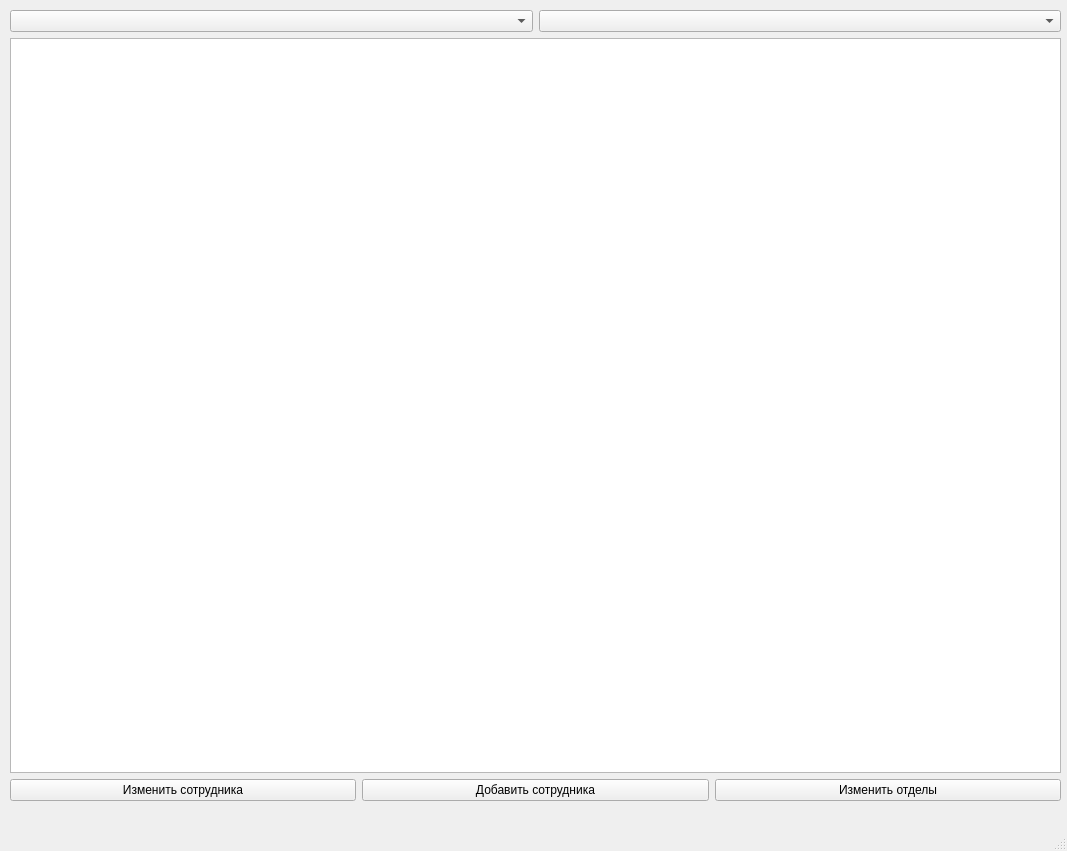
<?xml version="1.0" encoding="UTF-8"?>
<ui version="4.0">
 <class>MainWindow</class>
 <widget class="QMainWindow" name="MainWindow">
  <property name="geometry">
   <rect>
    <x>0</x>
    <y>0</y>
    <width>1067</width>
    <height>851</height>
   </rect>
  </property>
  <property name="windowTitle">
   <string>График отпусков</string>
  </property>
  <widget class="QWidget" name="centralwidget">
   <widget class="QWidget" name="verticalLayoutWidget">
    <property name="geometry">
     <rect>
      <x>10</x>
      <y>10</y>
      <width>1051</width>
      <height>791</height>
     </rect>
    </property>
    <layout class="QVBoxLayout" name="verticalLayout">
     <item>
      <layout class="QHBoxLayout" name="horizontalLayout">
       <item>
        <widget class="QComboBox" name="comboBox"/>
       </item>
       <item>
        <widget class="QComboBox" name="comboBox_2"/>
       </item>
      </layout>
     </item>
     <item>
      <widget class="QTableWidget" name="tblw_schedule">
       <property name="sizePolicy">
        <sizepolicy hsizetype="Preferred" vsizetype="Expanding">
         <horstretch>0</horstretch>
         <verstretch>0</verstretch>
        </sizepolicy>
       </property>
       <property name="editTriggers">
        <set>QAbstractItemView::NoEditTriggers</set>
       </property>
      </widget>
     </item>
     <item>
      <layout class="QHBoxLayout" name="horizontalLayout_2">
       <item>
        <widget class="QPushButton" name="pushButton_3">
         <property name="text">
          <string>Изменить сотрудника</string>
         </property>
        </widget>
       </item>
       <item>
        <widget class="QPushButton" name="btn_addemp">
         <property name="text">
          <string>Добавить сотрудника</string>
         </property>
        </widget>
       </item>
       <item>
        <widget class="QPushButton" name="pushButton">
         <property name="text">
          <string>Изменить отделы</string>
         </property>
        </widget>
       </item>
      </layout>
     </item>
    </layout>
   </widget>
  </widget>
  <widget class="QMenuBar" name="menubar">
   <property name="geometry">
    <rect>
     <x>0</x>
     <y>0</y>
     <width>1067</width>
     <height>26</height>
    </rect>
   </property>
  </widget>
  <widget class="QStatusBar" name="statusbar"/>
 </widget>
 <resources/>
 <connections/>
</ui>
